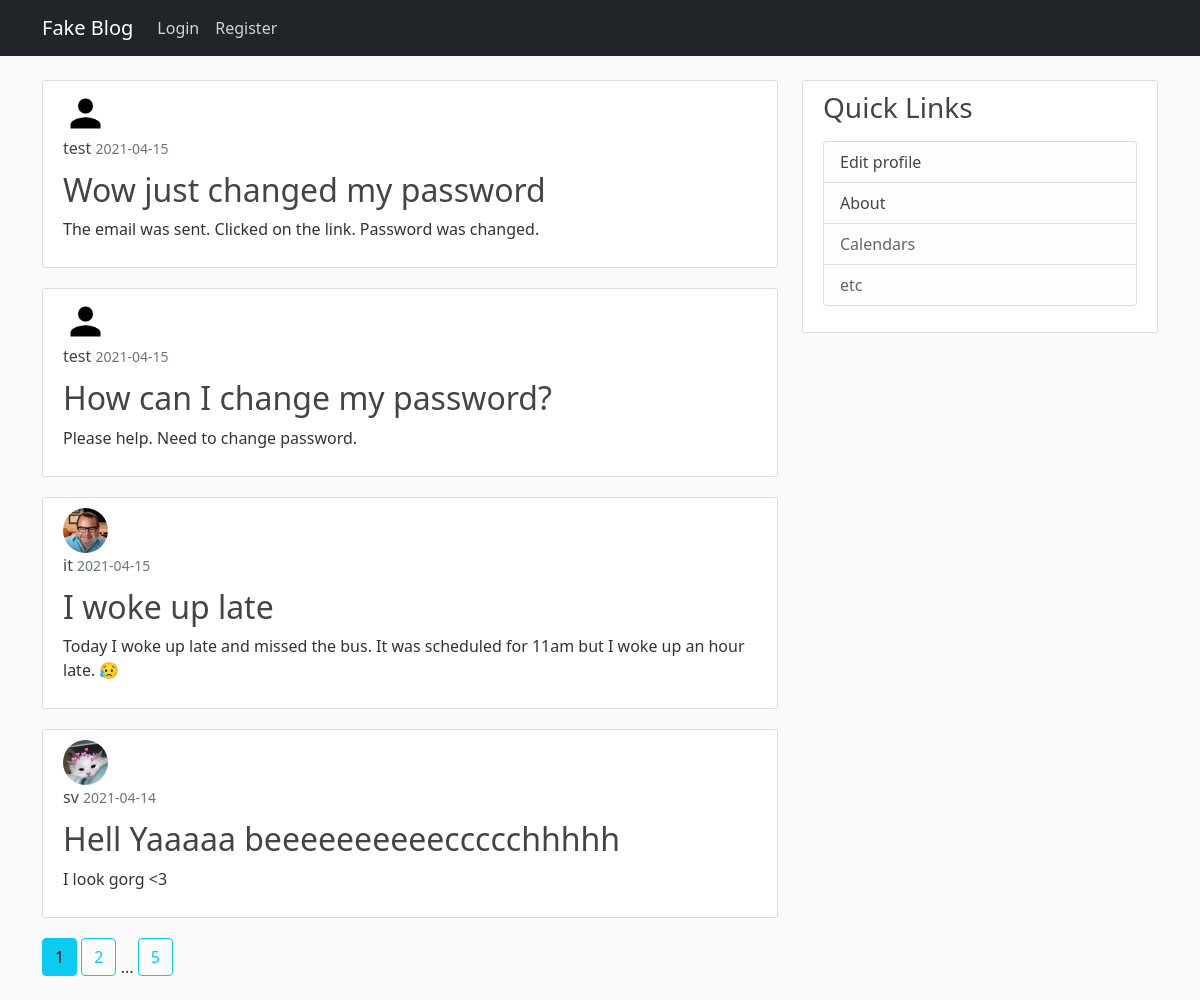
Before: / with the older database file.
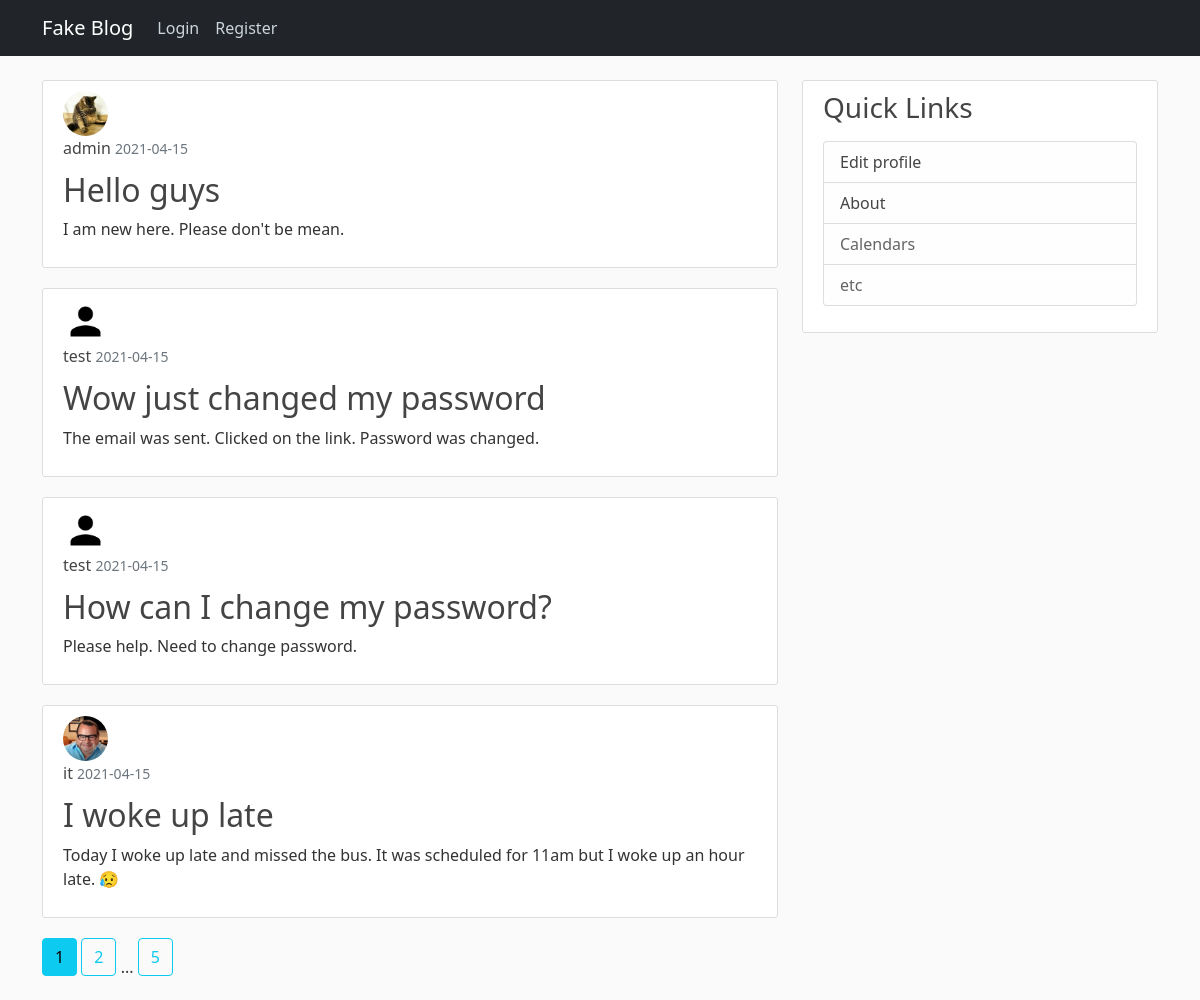
After: the same page with the newer database file.
### flaskblog/models.py (models this page shows, shortened)
class Post(db.Model):
    id = db.Column(db.Integer, primary_key=True)
    title = db.Column(db.String(120), nullable=False)
    date_posted = db.Column(db.DateTime, nullable=False, default=datetime.utcnow)
    content = db.Column(db.Text, nullable=False)
    user_id = db.Column(db.Integer, db.ForeignKey('user.id'), nullable=False)  # refers to the id column in user table. Not class.

class User(db.Model, UserMixin):
    id = db.Column(db.Integer, primary_key=True)
    username = db.Column(db.String(20), unique=True, nullable=False)
    email = db.Column(db.String(100), unique=True, nullable=False)
    image_file = db.Column(db.String(20), nullable=False, default='default.jpg')  # will be hashed to 20 chars
    password = db.Column(db.String(60), nullable=False)  # will be hashed to 60 chars
    posts = db.relationship('Post', backref='author', lazy=True)  # refers to the Post class

### flaskblog/main/routes.py (the view)
@main.route('/home')
@main.route('/')
def home():
    page = request.args.get('page', 1, type=int)  # getting the page. Default page is 1
    posts = Post.query.order_by(Post.date_posted.desc()).paginate(page=page, per_page=4)  # to prevent grabbing and loading all the posts at once
    return render_template("home.html", posts=posts)

### flaskblog/templates/home.html
{% extends "layouts.html" %}
    {% block content %}
        {% for post in posts.items %}
            <article class="content-section">
                <img class="rounded-circle article-img" src="{{ url_for('static', filename='profile_pic/' + post.author.image_file) }}">
                <div class="media-body">
                    <div class="article-metadata">
                      <a class="article-metadata" href="{{ url_for('users.user_posts', username=post.author.username) }}">{{ post.author.username }}</a>
                      <small class="text-muted">{{ post.date_posted.strftime("%Y-%m-%d") }}</small>
                    </div>
                    <h2><a class="article-title" href="{{ url_for('posts.post', post_id=post.id) }}">{{ post.title }}</a></h2>
                    <p class="article-content">{{ post.content }}</p>
                </div>
            </article>
        {% endfor %}
        {% for page_num in posts.iter_pages(left_edge=1, right_edge=1, right_current=2, left_current=1) %}
            {% if page_num %}
                {% if posts.page == page_num %}
                    <a class="btn btn-info mb-4" href="{{ url_for('main.home', page=page_num) }}">{{ page_num }}</a>
                {% else %}
                    <a class="btn btn-outline-info mb-4" href="{{ url_for('main.home', page=page_num) }}">{{ page_num }}</a>
                {% endif %}
            {% else %}
                ...
            {% endif %}
        {% endfor %}
    {% endblock content %}

### flaskblog/templates/layouts.html (shortened to what this page needs)
<!DOCTYPE html>
<html>
    <head>
        <link href="https://cdn.jsdelivr.net/npm/bootstrap@5.0.0-beta3/dist/css/bootstrap.min.css" rel="stylesheet">
        <link rel="stylesheet" type="text/css" href="{{ url_for('static', filename='main.css') }}">
    </head>
    <body>
        <header class="site-header">
            <nav class="navbar navbar-expand-md navbar-dark bg-dark fixed-top">
                <div class="container">
                    <a class="navbar-brand mr-4" href="/">Fake Blog</a>
                    <div class="collapse navbar-collapse" id="navbarToggle">
                        <div class="navbar-nav ml-1" align='right'>
                            {% if current_user.is_authenticated %}
                                <a class="nav-item nav-link" href="{{ url_for('posts.new_post') }}">New Post</a>
                                <a class="nav-item nav-link" href="{{ url_for('users.user_posts', username=current_user.username) }}">Account</a>
                                <a class="nav-item nav-link" href="{{ url_for('users.logout') }}">Logout</a>
                            {% else %}
                                <a class="nav-item nav-link" href="{{ url_for('users.login') }}">Login</a>
                                <a class="nav-item nav-link" href="{{ url_for('users.register') }}">Register</a>
                            {% endif %}
                        </div>
                    </div>
                </div>
            </nav>
        </header>
    <main role="main" class="container">
        <div class="row">
            <div class="col-md-8">
                {% block content %}{% endblock %}
            </div>
            <div class="col-md-4">
                <div class="content-section">
                    <h3>Quick Links</h3>
                    <p class='text-muted'>
                        <ul class="list-group">
                            <li class="list-group-item list-group-item-light">
                                <a class="article-metadata" href="{{ url_for('users.account') }}">Edit profile</a>
                            </li>
                            <li class="list-group-item list-group-item-light">
                                <a class="article-metadata" href="{{ url_for('main.about') }}">About</a>
                            </li>
                            <li class="list-group-item list-group-item-light">Calendars</li>
                            <li class="list-group-item list-group-item-light">etc</li>
                        </ul>
                    </p>
                </div>
            </div>
        </div>
    </main>
    </body>
</html>

### flaskblog/static/main.css (style rules this page uses)
body { background: #fafafa; color: #333333; margin-top: 5rem; }
h1, h2, h3, h4, h5, h6 { color: #444444; }
.site-header .navbar-nav .nav-link { color: #cbd5db; }
.content-section { background: #ffffff; padding: 10px 20px; border: 1px solid #dddddd; border-radius: 3px; margin-bottom: 20px; }
.article-title { color: #444444; text-decoration: none; }
.article-content { white-space: pre-line; }
.article-img { height: 45px; width: 45px; margin-right: 16px; }
.article-metadata { color: #444444; padding-bottom: 1px; margin-bottom: 10px; text-decoration: none; }

Changed rows visible on the page:
no longer on this page (row unchanged): Post: image_file (picture), author.username "sv", date_posted "2021-04-14", title "Hell Yaaaaa beeeeeeeeeeccccchhhhh", content "I look gorg <3"
added Post: image_file (picture), author.username "admin", date_posted "2021-04-15", title "Hello guys", content "I am new here. Please don't be mean."
